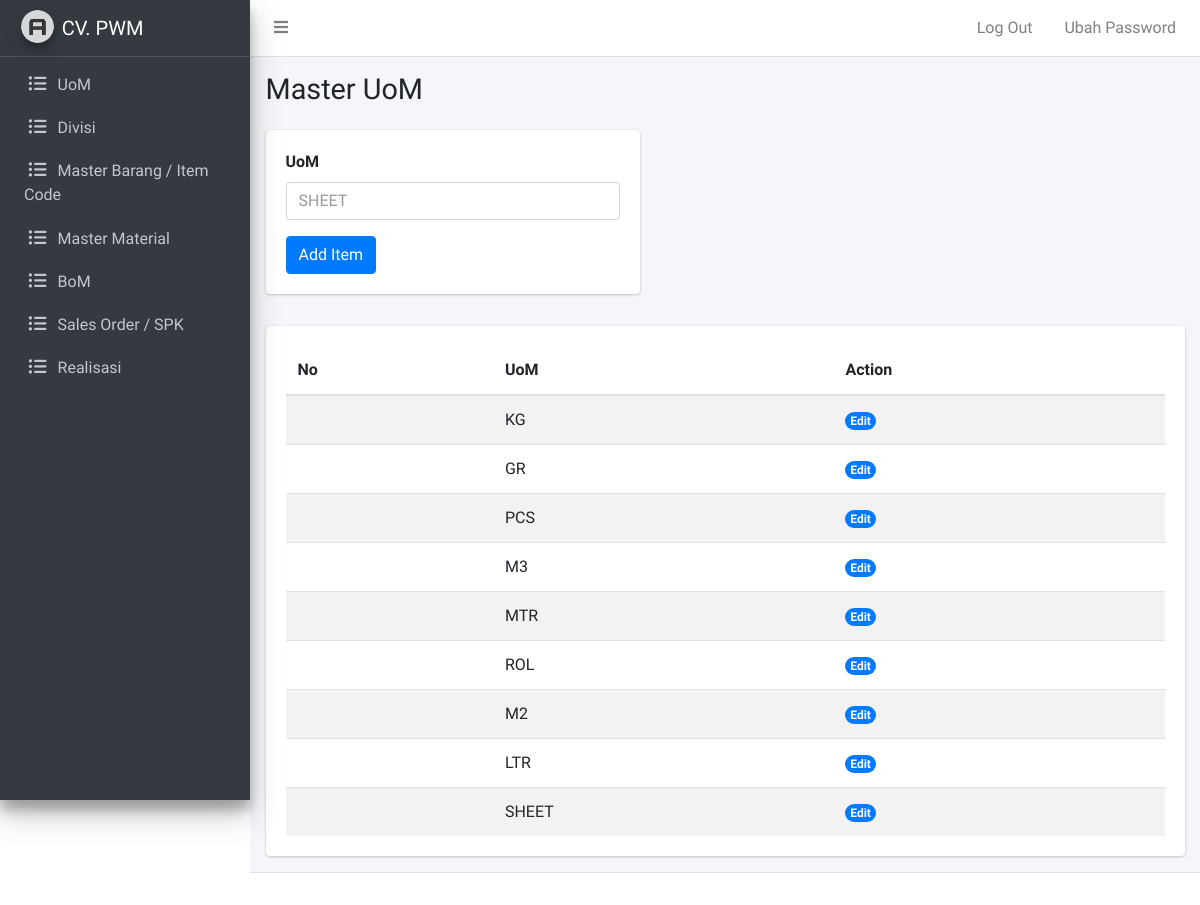
/admin/uom.php (signed in), run on an earlier commit of the app's database.
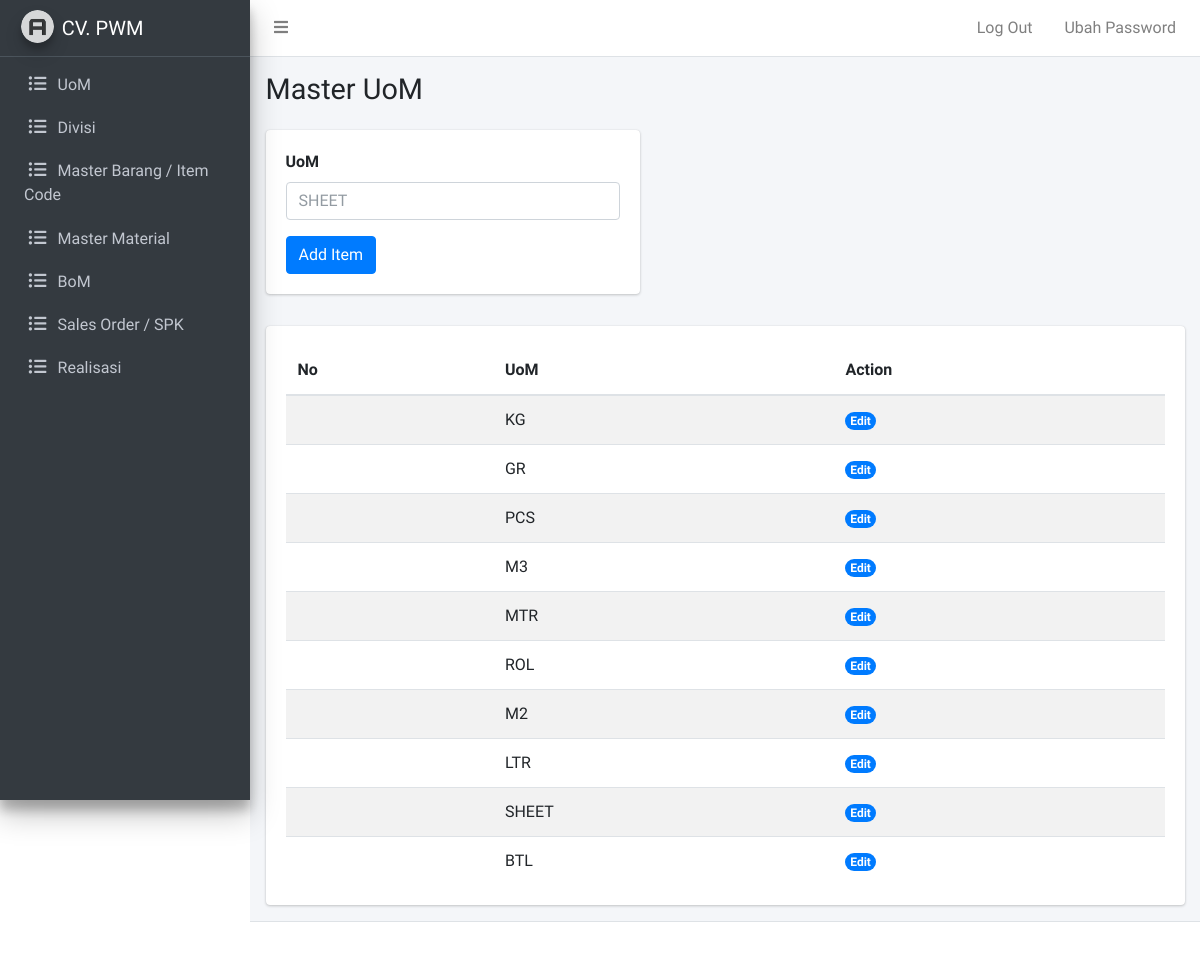
And on a later commit of the database.
### tables this page shows
CREATE TABLE `uom` (
  `uom_id` int(11) NOT NULL,
  `uom_nama` varchar(255) NOT NULL
);

### admin/uom.php (the view, shortened to what this page needs)
<?php
require_once "../koneksi.php";
$query = mysqli_query($conn, "SELECT * FROM uom");
?>
<?php require_once "template/header.php"; ?>
<?php require_once "template/navbar.php"; ?>
<?php require_once "template/sidebar.php"; ?>
  <div class="content-wrapper">
    <div class="content-header">
      <div class="container-fluid">
        <div class="row mb-2">
          <div class="col-sm-8">
            <h1 class="m-0">Master UoM</h1>
          </div>
        </div>
      </div>
    </div>
    <div class="content">
      <div class="container-fluid">
        <div class="row mb-3">
          <div class="col-md-5">
            <form action="" method="post">
              <div class="card">
                <div class="card-body">
                  <div class="row">
                    <div class="col-md">
                      <div class="mb-3">
                        <label for="uom" class="form-label">UoM</label>
                        <input name="uom" type="text" class="form-control" id="uom" placeholder="SHEET" required>
                      </div>
                    </div>
                  </div>
                  <div>
                    <button name="add-item" type="submit" class="btn btn-primary">Add Item</button>
                  </div>
                </div>
              </div>
            </form>
          </div>
        </div>
        <div class="row">
          <div class="col">
            <div class="card table-responsive">
              <div class="card-body">
                <table id="uom-table" class="table table-striped display" style="width:100%">
                  <thead>
                    <tr>
          						<th>No</th>
          						<th>UoM</th>
          						<th>Action</th>
                  	</tr>
                  </thead>
                  <tbody>
                    <?php while($uom = mysqli_fetch_assoc($query)) : ?>
                      <tr>
                          <td></td>
                          <td><?= $uom['uom_nama']; ?></td>
                          <td>
                            <a href="uom-edit.php?uomid=<?= $uom['uom_id']; ?>"><span class="badge rounded-pill bg-primary">Edit</span></a>
                          </td>
                      </tr>
                    <?php endwhile; ?>
                  </tbody>
                </table>
              </div>
            </div>
          </div>
        </div>
      </div>
    </div>
  </div>
<?php require_once "template/footer.php"; ?>

What changed in the data, as far as the page shows it:
added uom: uom_nama "BTL"
